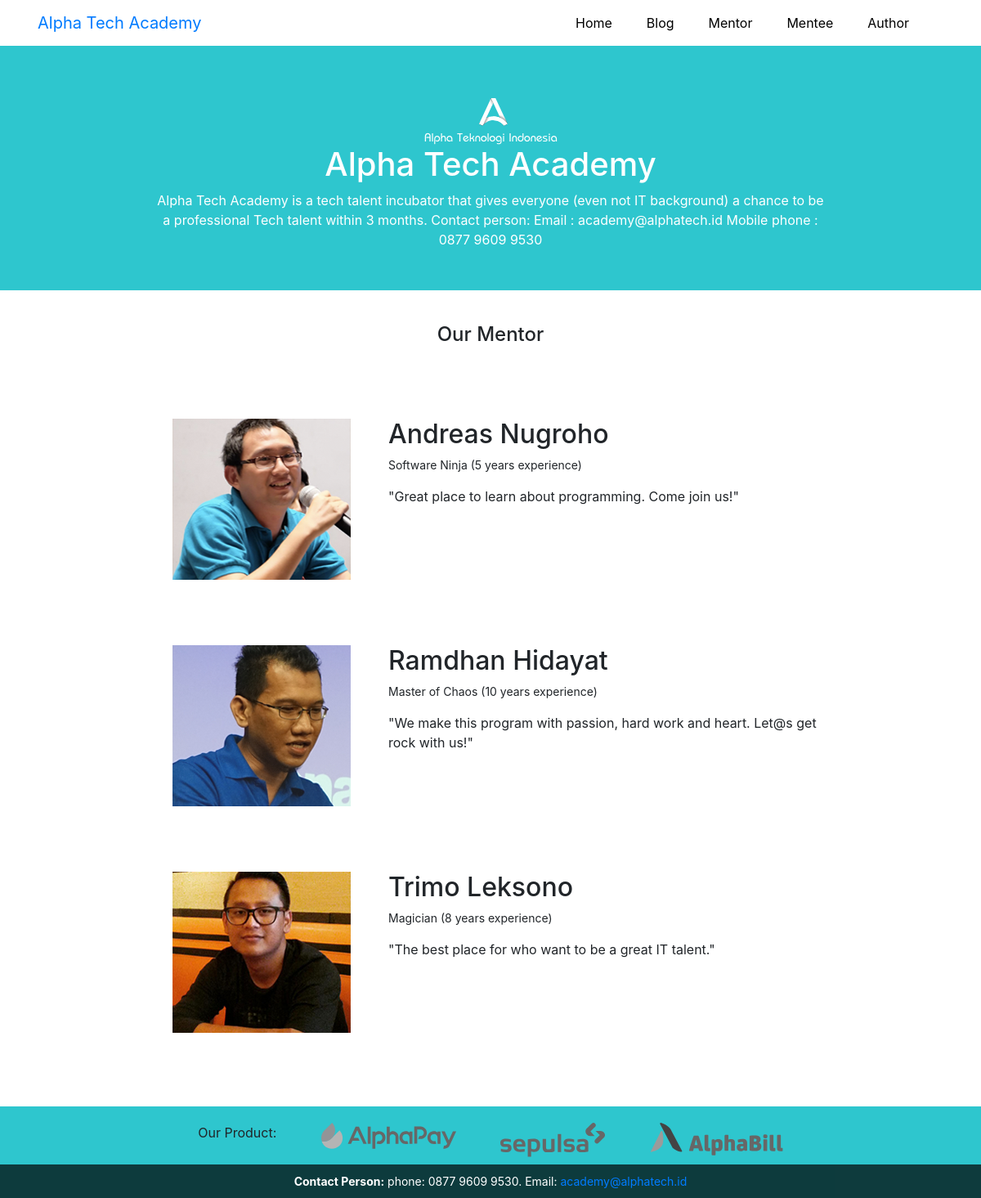
Screenshot of /mentor with the database file from the repository.
### mentor/models.py (models this page shows, shortened)
class Mentor(models.Model):
    full_name = models.CharField(max_length=50)
    experience = models.TextField(max_length=255)
    quote = models.TextField(max_length=255)
    photo = models.FileField(upload_to='mentor/', null=True, verbose_name="")

### mentor/views.py (the view)
# urls.py: path('mentor', views.db_mentor, name='mentor'),
def db_mentor(request):
   mentor = Mentor.objects.all()
   return render(request, 'mentor/mentor.html', {'mentors': mentor})

### mentor/templates/mentor/mentor.html (shortened to what this page needs)
{% extends 'template.html' %}
{% load static %}
{% block content %}
<div class="row content-item">
    <div class="title-page"><h4>Our Mentor</h4></div>
</div>
{% for mentor in mentors %}
<div class="row content-item">
    <div class="col-md-4">
        <img src="{{mentor.photo.url}}" class="img-mentee">
    </div>
    <div class="col-md-8">
        <h2>{{mentor.full_name}}</h2>
        <p class="tag">{{mentor.experience}}</p>
        <p>{{mentor.quote}}</p>
    </div>
</div>
{% endfor %}
{% endblock %}

### home/static/css/home.css (style rules this page uses)
.content-item { padding-top: 40px; padding-bottom: 40px; box-sizing: border-box; }
.content-wrapper img { margin-right: auto; margin-left: auto; display: block; }
.content-wrapper p { width: 100%; }
.row { margin-right: 0; margin-left: 0; }
.tag { display: flex; flex-direction: row; justify-content: space-between; font-size: 14px; }
.title-page { margin-right: auto; margin-left: auto; }
img.img-mentee { max-width: 100%; }

### rows the page displays
Mentor: photo (picture), full_name "Andreas Nugroho", experience "Software Ninja (5 years experience)", quote "\"Great place to learn about programming. Come join us!\""
Mentor: photo (picture), full_name "Ramdhan Hidayat", experience "Master of Chaos (10 years experience)", quote "\"We make this program with passion, hard work and heart. Let@s get rock with us!\""
Mentor: photo (picture), full_name "Trimo Leksono", experience "Magician (8 years experience)", quote "\"The best place for who want to be a great IT talent.\""
